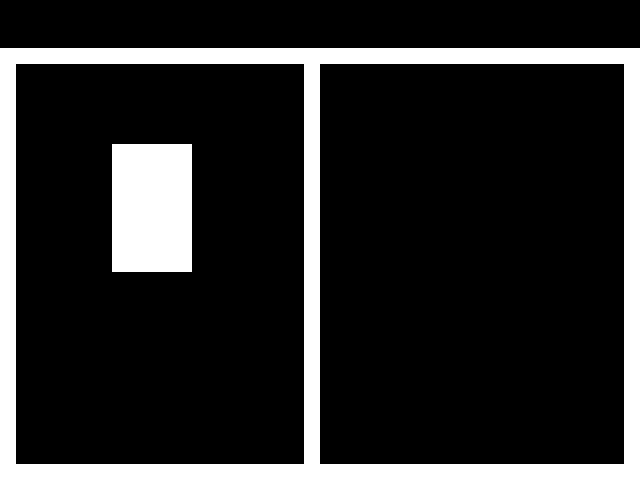

Tiled map render using the project's own tile images. Description and the map definition, with tile-layer contents summarised, below:
An orthogonal 40x30 tile map with 16x16 px tiles, 3 tile layers (walls, monolith, enemy_blocker).

<map version="1.2" tiledversion="1.3.4" orientation="orthogonal" renderorder="right-down" width="40" height="30" tilewidth="16" tileheight="16" infinite="0" nextlayerid="4" nextobjectid="1">
 <editorsettings>
  <export target="twothousandandoneaspaceodyssey.json" format="json" />
 </editorsettings>
 <tileset firstgid="1" name="twothousandandoneaspaceodyssey-tileset" tilewidth="16" tileheight="16" tilecount="1" columns="1">
  <image source="../tilesets/tileset.png" width="16" height="16" />
  <tile id="0">
   <properties>
    <property name="collides" type="bool" value="true" />
   </properties>
  </tile>
 </tileset>
 <layer id="1" name="walls" width="40" height="30">
  <data>[1200 cells, 130 non-empty, 1 distinct tile ids]</data>
 </layer>
 <layer id="2" name="monolith" width="40" height="30">
  <properties>
   <property name="collides" type="bool" value="true" />
  </properties>
  <data>[1200 cells, 40 non-empty, 1 distinct tile ids]</data>
 </layer>
 <layer id="3" name="enemy_blocker" width="40" height="30">
  <properties>
   <property name="collides" type="bool" value="true" />
  </properties>
  <data>[1200 cells, 25 non-empty, 1 distinct tile ids]</data>
 </layer>
</map>
